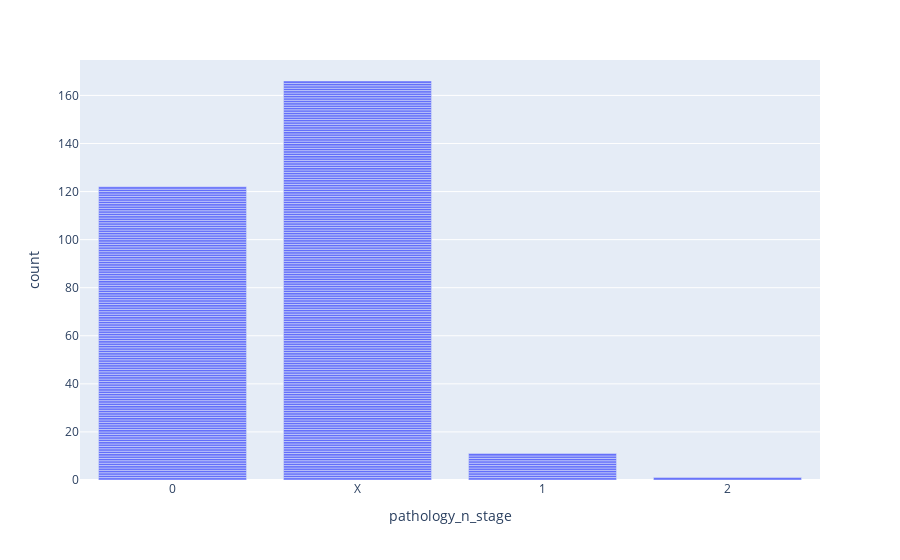

Here is the notebook cell this chart was saved with:
### Code cell
fig = px.bar(df, x = 'pathology_n_stage')
fig.show()

### Figure 1 — Plotly figure (JSON) as saved in the notebook; plotly's stock layout.template omitted (floating-point values rounded to 4 significant figures; data arrays with more than 128 entries replaced by an {"elided": "..."} marker saying what was removed)
{"data": [{"alignmentgroup": "True", "hovertemplate": "pathology_n_stage=%{x}<br>count=%{y}<extra></extra>", "legendgroup": "", "marker": {"color": "#636efa", "pattern": {"shape": ""}}, "name": "", "offsetgroup": "", "orientation": "v", "showlegend": false, "textposition": "auto", "x": {"elided": "300 str values"}, "xaxis": "x", "y": {"elided": "300 int values"}, "yaxis": "y", "type": "bar"}], "layout": {"xaxis": {"anchor": "y", "domain": [0.0, 1.0], "title": {"text": "pathology_n_stage"}}, "yaxis": {"anchor": "x", "domain": [0.0, 1.0], "title": {"text": "count"}}, "legend": {"tracegroupgap": 0}, "margin": {"t": 60}, "barmode": "relative"}}
